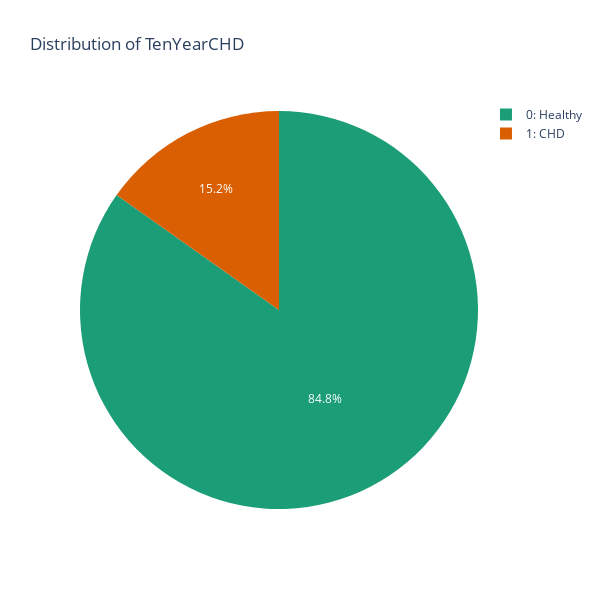

Write notebook code for a chart like this one.
### Code cell
# Let's create a Pie Chart of the counts
# https://plotly.com/python/pie-charts/
# https://plotly.com/python/discrete-color/
px.pie(
    df,
    values=df[target].value_counts().values,
    names=["0: Healthy", "1: CHD"],
    color_discrete_sequence=px.colors.qualitative.Dark2,
    title=f'Distribution of {target}',
    width=600,
    height=600,
)

### Figure 1 — Plotly figure (JSON) as saved in the notebook; plotly's stock layout.template omitted (floating-point values rounded to 4 significant figures)
{"data": [{"domain": {"x": [0, 1], "y": [0, 1]}, "hovertemplate": "label=%{label}<br>value=%{value}<extra></extra>", "labels": ["0: Healthy", "1: CHD"], "legendgroup": "", "name": "", "showlegend": true, "type": "pie", "values": [3594, 644]}], "layout": {"height": 600, "legend": {"tracegroupgap": 0}, "piecolorway": ["rgb(27,158,119)", "rgb(217,95,2)", "rgb(117,112,179)", "rgb(231,41,138)", "rgb(102,166,30)", "rgb(230,171,2)", "rgb(166,118,29)", "rgb(102,102,102)"], "title": {"text": "Distribution of TenYearCHD"}, "width": 600}}
